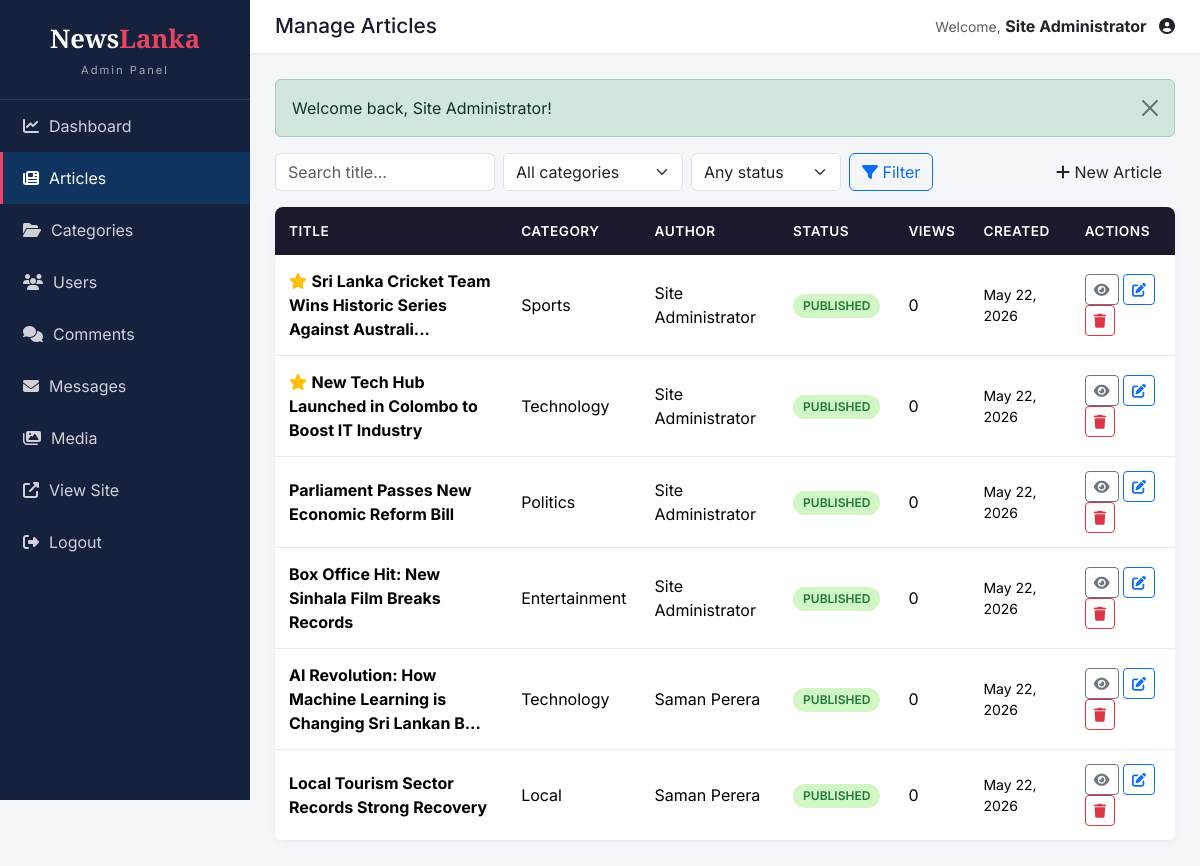
/admin/articles.php (signed in), run on the app's committed database.
### tables this page shows
CREATE TABLE articles (
    id INT AUTO_INCREMENT PRIMARY KEY,
    title VARCHAR(255) NOT NULL,
    slug VARCHAR(280) NOT NULL UNIQUE,
    excerpt VARCHAR(500),
    content LONGTEXT NOT NULL,
    image VARCHAR(255),
    category_id INT NOT NULL,
    author_id INT NOT NULL,
    status ENUM('draft', 'published') DEFAULT 'draft',
    is_featured TINYINT(1) DEFAULT 0,
    views INT UNSIGNED DEFAULT 0,
    created_at TIMESTAMP DEFAULT CURRENT_TIMESTAMP,
    updated_at TIMESTAMP DEFAULT CURRENT_TIMESTAMP ON UPDATE CURRENT_TIMESTAMP,
    INDEX idx_status (status),
    INDEX idx_category (category_id),
    INDEX idx_created (created_at),
    FOREIGN KEY (category_id) REFERENCES categories(id) ON DELETE CASCADE,
    FOREIGN KEY (author_id) REFERENCES users(id) ON DELETE CASCADE
);

CREATE TABLE categories (
    id INT AUTO_INCREMENT PRIMARY KEY,
    name VARCHAR(80) NOT NULL UNIQUE,
    slug VARCHAR(100) NOT NULL UNIQUE,
    description TEXT,
    created_at TIMESTAMP DEFAULT CURRENT_TIMESTAMP
);

CREATE TABLE users (
    id INT AUTO_INCREMENT PRIMARY KEY,
    name VARCHAR(100) NOT NULL,
    email VARCHAR(150) NOT NULL UNIQUE,
    password VARCHAR(255) NOT NULL,
    role ENUM('admin', 'user') NOT NULL DEFAULT 'user',
    avatar VARCHAR(255) DEFAULT NULL,
    bio TEXT DEFAULT NULL,
    created_at TIMESTAMP DEFAULT CURRENT_TIMESTAMP
);

### includes/functions.php (called while the page is built, shortened)
<?php
require_once __DIR__ . '/db.php';
function e($string) {
    return htmlspecialchars($string ?? '', ENT_QUOTES, 'UTF-8');
}
function format_date($date, $format = 'M d, Y') {
    return date($format, strtotime($date));
}
function truncate($text, $length = 150) {
    $text = strip_tags($text);
    if (strlen($text) <= $length) return $text;
    return substr($text, 0, $length) . '...';
}

### includes/db.php (called while the page is built, shortened)
<?php
class Database {
    private static $instance = null;
    private $pdo;
    private function __construct() {
        $dsn = "mysql:host=" . DB_HOST . ";dbname=" . DB_NAME . ";charset=" . DB_CHARSET;
        $options = [
            PDO::ATTR_ERRMODE            => PDO::ERRMODE_EXCEPTION,
            PDO::ATTR_DEFAULT_FETCH_MODE => PDO::FETCH_ASSOC,
            PDO::ATTR_EMULATE_PREPARES   => false,
        ];
        try {
            $this->pdo = new PDO($dsn, DB_USER, DB_PASS, $options);
        } catch (PDOException $e) {
            die("Database connection failed: " . $e->getMessage());
        }
    }
    public static function getInstance() {
        if (self::$instance === null) {
            self::$instance = new self();
        }
        return self::$instance;
    }
    public function getConnection() {
        return $this->pdo;
    }
}
function db() {
    return Database::getInstance()->getConnection();
}

### admin/articles.php (the view, shortened to what this page needs)
<?php
require_once __DIR__ . '/../includes/functions.php';
$action = $_GET['action'] ?? 'list';
if ($action === 'list') {
    $search = trim($_GET['q'] ?? '');
    $where = ['1=1'];
    $params = [];
    $where_sql = implode(' AND ', $where);
    $stmt = db()->prepare("
        SELECT a.*, c.name AS cat_name, u.name AS author_name
        FROM articles a
        JOIN categories c ON a.category_id = c.id
        JOIN users u ON a.author_id = u.id
        WHERE $where_sql
        ORDER BY a.created_at DESC
    ");
    $stmt->execute($params);
    $articles = $stmt->fetchAll();
    include __DIR__ . '/_layout_top.php';
?>
    <div class="d-flex justify-content-between mb-3">
        <form method="get" class="d-flex gap-2 flex-wrap">
            <input type="text" name="q" class="form-control" placeholder="Search title..." value="<?= e($search) ?>" style="width:220px;">
            <select name="cat" class="form-select" style="width:180px;">
                <option value="0">All categories</option>
            </select>
            <select name="status" class="form-select" style="width:150px;">
                <option value="">Any status</option>
            </select>
            <button class="btn btn-outline-primary"><i class="fas fa-filter"></i> Filter</button>
        </form>
        <a href="?action=new" class="btn btn-accent"><i class="fas fa-plus"></i> New Article</a>
    </div>
    <div class="admin-table">
        <table class="table mb-0">
            <thead>
            <tr><th>Title</th><th>Category</th><th>Author</th><th>Status</th><th>Views</th><th>Created</th><th>Actions</th></tr>
            </thead>
            <tbody>
            <?php foreach ($articles as $a): ?>
                <tr>
                    <td>
                        <?php if ($a['is_featured']): ?><i class="fas fa-star text-warning" title="Featured"></i> <?php endif; ?>
                        <strong><?= e(truncate($a['title'], 60)) ?></strong>
                    </td>
                    <td><?= e($a['cat_name']) ?></td>
                    <td><?= e($a['author_name']) ?></td>
                    <td><span class="pill <?= $a['status'] === 'published' ? 'pill-success' : 'pill-warning' ?>"><?= e($a['status']) ?></span></td>
                    <td><?= number_format($a['views']) ?></td>
                    <td class="small"><?= format_date($a['created_at']) ?></td>
                    <td>
                        <a href="<?= SITE_URL ?>/article.php?slug=<?= urlencode($a['slug']) ?>" target="_blank" class="btn btn-sm btn-outline-secondary"><i class="fas fa-eye"></i></a>
                        <a href="?action=edit&id=<?= $a['id'] ?>" class="btn btn-sm btn-outline-primary"><i class="fas fa-edit"></i></a>
                        <form method="post" class="d-inline" data-confirm="Delete this article? This cannot be undone.">
                            <button class="btn btn-sm btn-outline-danger"><i class="fas fa-trash"></i></button>
                        </form>
                    </td>
                </tr>
            <?php endforeach; ?>
            </tbody>
        </table>
    </div>
<?php
    include __DIR__ . '/_layout_bottom.php';
    exit;
}
include __DIR__ . '/_layout_top.php';
?>
<?php include __DIR__ . '/_layout_bottom.php'; ?>

### public/assets/css/admin.css (style rules this page uses)
:root { --admin-primary: #1a1a2e; --admin-accent: #e94560; --admin-sidebar: #16213e; --admin-sidebar-active: #0f3460; }
body.admin-body { background: #f4f6f9; font-family: 'Inter', sans-serif; margin: 0; }
.admin-table { background: #fff; border-radius: 8px; overflow: hidden; box-shadow: 0 2px 8px rgba(0,0,0,0.04); }
.admin-table table { margin: 0; }
.admin-table thead th { background: var(--admin-primary); color: #fff; font-weight: 600; font-size: 0.85rem; text-transform: uppercase; letter-spacing: 0.5px; padding: 14px; border: none; }
.admin-table tbody td { padding: 14px; vertical-align: middle; border-bottom: 1px solid #e9ecef; }
.pill { display: inline-block; padding: 3px 10px; border-radius: 12px; font-size: 0.75rem; font-weight: 600; text-transform: uppercase; }
.pill-success { background: #d1f7c4; color: #1f7a32; }

### data on the page
articles: is_featured 1 (drawn), title "Sri Lanka Cricket Team Wins Historic Series Against Australi...", category.name "Sports", author.name "Site Administrator", status "PUBLISHED", views "0", created_at "May 22, 2026"
articles: is_featured 1 (drawn), title "New Tech Hub Launched in Colombo to Boost IT Industry", category.name "Technology", author.name "Site Administrator", status "PUBLISHED", views "0", created_at "May 22, 2026"
articles: title "Parliament Passes New Economic Reform Bill", category.name "Politics", author.name "Site Administrator", status "PUBLISHED", views "0", created_at "May 22, 2026"
articles: title "Box Office Hit: New Sinhala Film Breaks Records", category.name "Entertainment", author.name "Site Administrator", status "PUBLISHED", views "0", created_at "May 22, 2026"
articles: title "AI Revolution: How Machine Learning is Changing Sri Lankan B...", category.name "Technology", author.name "Saman Perera", status "PUBLISHED", views "0", created_at "May 22, 2026"
articles: title "Local Tourism Sector Records Strong Recovery", category.name "Local", author.name "Saman Perera", status "PUBLISHED", views "0", created_at "May 22, 2026"

### other printed values
$page_title "Manage Articles"
current_user()['name'] "Site Administrator"
$fs "Welcome back, Site Administrator!"
